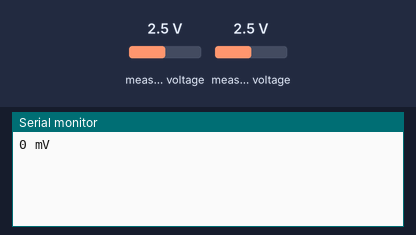
A program run on a simulated Arduino Uno, built with avr-gcc and run on an emulated ATmega328P. Parts: the last lines printed to the serial monitor. Wiring (inferred from the names in the program): ADS1015 converter at I2C address 0x48. Inputs (shaded band) come from the test bench; at power-on: measured voltage 2.5 V.

Above: at 1.2 s.
1.3 s: measured voltage (sensor 200) set to 0.1 V
At 2.1 s:
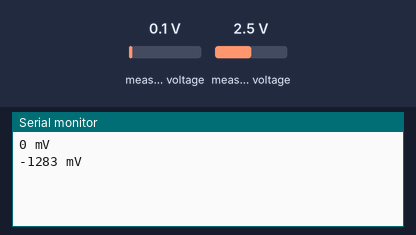
2.8 s: measured voltage (sensor 201) set to 0.1 V
At 2.8 s:
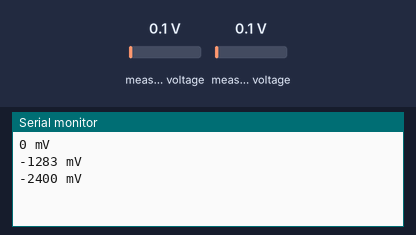
4.3 s: measured voltage (sensor 200) set to 1.2 V
At 5.1 s:
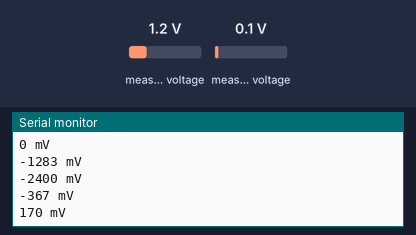
5.8 s: measured voltage (sensor 201) set to 1.2 V
At 6.8 s:
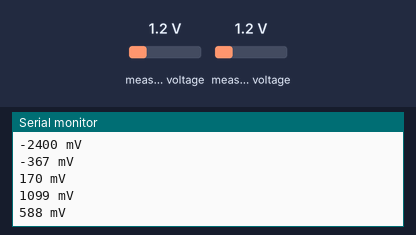
Timing chart, 0 to 8.3 s (numbered marks = the images above; inputs shaded):
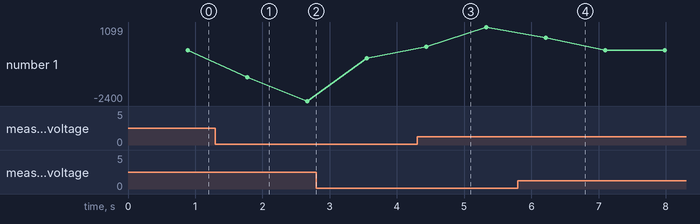

Measured:
- after the input at 1.3 s, the serial monitor: prints a new line after 0.48 s (image 1)
- after the input at 4.3 s, the serial monitor: prints a new line after 0.14 s (image 3)
- after the input at 5.8 s, the serial monitor: prints a new line after 0.41 s (image 4)
- plotted number 1: 0 → -2400 after the input at 1.3 s, -2400 → -367 after the input at 2.8 s, -367 → 1099 after the input at 4.3 s, 1099 → 0 after the input at 5.8 s

The program:

main.cpp
```cpp
#include <Arduino.h>

#include "AmpReader.h"
#include "ADC_ADS1015.h"

ADC_ADS1015 adc;


void setup() {
  // put your setup code here, to run once:
  adc.startContinuous(MUXA0A1, PGA05, DR1600);

  Serial.begin(115200);
}

void loop() {
  // put your main code here, to run repeatedly:
  long sum = 0;
  int count = 1000;
  for(int i = 0; i < count; ++i) {
    sum += adc.readVolts()*1000;
    delayMicroseconds(500);
  }

  Serial.print((int) (1.0*sum/count) );
  Serial.println(" mV");
}
```

ADC_ADS1015.h
```cpp
// ADC_ADS1015.h

#ifndef _ADC_ADS1015_h
#define _ADC_ADS1015_h

#if defined(ARDUINO) && ARDUINO >= 100
#include "arduino.h"
#else
#include "WProgram.h"
#endif


#define MAXALLOWEDREADING 1800    //at which value should we increase the pga

#define MINALLOWEDREADING ( MAXALLOWEDREADING / 2 )     //at which value should we decrease the pga

#define TIMETORESET   2000        //the time offset to decrease the PGA


//config constants, refer to datasheet

#define I2CADDR  0x48

#define CONVERSIONREGISTER  0x00
#define CONFIGREG  0x01
#define LOTHRESHREGISTER  0x02
#define HITHRESHREGISTER  0x03

#define STATUSNOEFFECT  0x00
#define STATUSSTARTSINGLECONV  0x8000

#define MUXA0A1  0x00
#define MUXA0A3  0x1000
#define MUXA1A3  0x2000
#define MUXA2A3  0x3000
#define MUXA0  0x4000
#define MUXA1  0x5000
#define MUXA2  0x6000
#define MUXA3  0x7000

#define  PGA6  0x00
#define PGA4  0x200
#define PGA2  0x400
#define PGA1  0x600
#define PGA05  0x800
#define PGA02  0xA00

#define MODECONTINUOUS  0x00
#define MODESINGLESHOT  0x100

#define DR128  0x00
#define DR250  0x20
#define DR490  0x40
#define DR920  0x60
#define DR1600  0x80
#define DR2400  0xA0
#define DR3300  0xC0

#define COMPMODETRADITIONAL  0x00
#define COMPMODEWINDOW  0x10

#define COMPPOLACTLOW  0x00
#define COMPPOLACTHIGH  0x8

#define COMPLATNON  0x00
#define COMPLATYES  0x4

#define COMPQUEUEAFTERONE  0x00
#define COMPQUEUEAFTERTWO  0x01
#define COMPQUEUEAFTERFOUR  0x10
#define COMPQUEUEDISABLEHIZ  0x11


class ADC_ADS1015
{

private:
	void decreasePGA();
	void increasePGA();
	int lastMax;
	unsigned long resetTime;
	uint16_t pgaConfig = PGA02;

public:

	ADC_ADS1015();
	~ADC_ADS1015();

	double voltPerBit;    //used to calculate the measured voltage

	void startContinuous(uint16_t mux, uint16_t pga, uint16_t dataRate);    //starts the adc in continuous mode

	int readValue();      //returns the reading in bytes

	double readVolts();     //returns the reading in volts
};


#endif
```

AmpReader.h
```cpp
// AmpReader.h

#ifndef _AMPREADER_h
#define _AMPREADER_h

#if defined(ARDUINO) && ARDUINO >= 100
#include "arduino.h"
#else
#include "WProgram.h"
#endif

#include "ADC_ADS1015.h"


#define VOLTPERAMP  0.13830963

#define ZEROAMPOFFSET (-0.005571471)      //the average value of readings in volts


class AmpReader
{

public:

	double averageOfReadings = 0.0;

	ADC_ADS1015 adc;
	double readAmp();

	void init();
};

#endif
```

ADC_ADS1015.cpp
```cpp
//
//
//

#include "ADC_ADS1015.h"
#include <Wire.h>


static void writeRegister(uint8_t i2cAddress, uint8_t reg, uint16_t value) {

	Wire.beginTransmission(i2cAddress);   //start communication with the ADC

	Wire.write((uint8_t)reg);       //the register to which we will write
	Wire.write((uint8_t)(value >> 8));    //the first 8 bits
	Wire.write((uint8_t)(value & 0xFF));  //the second 8 bits

	Wire.endTransmission();       //end the communication
}


static uint16_t readRegister(uint8_t i2cAddress, uint8_t reg) {
	Wire.beginTransmission(i2cAddress);         //starts transmitting

	Wire.write(reg);                  //the register we want to read
	Wire.endTransmission();
	Wire.requestFrom(i2cAddress, (uint8_t)2);     //we want to read 2 8bit values

	return ((Wire.read() << 8) | Wire.read());      //combine the two 8bit values into 16bit
}


//this is used to read the conversion register faster
//make sure the last register written to/requested from was the conversion register, 0x00
static uint16_t readLastRegister(uint8_t i2cAddress) {
	Wire.requestFrom(i2cAddress, (uint8_t)2);     //we want to read 2 8bit values

	return ((Wire.read() << 8) | Wire.read());      //combine the two 8bit values into 16bit
}


void ADC_ADS1015::startContinuous(uint16_t mux, uint16_t pga, uint16_t dr)    //sets up the adc to continuous mode
{
	uint16_t config =       //refer to datasheet
		STATUSNOEFFECT
		| mux
		| pga
		| MODECONTINUOUS
		| dr
		| COMPMODETRADITIONAL
		| COMPPOLACTHIGH
		| COMPLATNON
		| COMPQUEUEAFTERTWO;

	pgaConfig = pga;
	switch (pga)                //set the voltPerBit according to pga configuration
	{                           //voltperbit is used to calculate voltage
	case PGA6: this->voltPerBit = 0.003;
		break;
	case PGA4: this->voltPerBit = 0.002;
		break;
	case PGA2: this->voltPerBit = 0.001;
		break;
	case PGA1: this->voltPerBit = 0.0005;
		break;
	case PGA05: this->voltPerBit = 0.00025;
		break;
	case PGA02: this->voltPerBit = 0.000125;
		break;
	default:
		voltPerBit = 0.001;
	}

	writeRegister(I2CADDR, CONFIGREG, config);        //set the config register

	////set up the alert pin
	//writeRegister(I2CADDR, HITHRESHREGISTER, 0xFFFF);   //hi-thresh to 1

	//writeRegister(I2CADDR, LOTHRESHREGISTER, 0x0000);     //lo thresh to 0

	writeRegister(I2CADDR, CONVERSIONREGISTER, 0);        //set up the fast reading using readLastRegister()
}

int ADC_ADS1015::readValue()          //returns bytes
{
	uint16_t res = readLastRegister(I2CADDR) >> 4;    //ignore the last 4 bits

	if (res > 0x07FF)
	{
		// negative number - extend the sign to 16th bit
		res |= 0xF000;
	}


	int val = (int)res;

	if (abs(val) > lastMax)       //if lastMax is low PGA will be lowered
		lastMax = abs(val);

	if (abs(val) > MAXALLOWEDREADING) {    //if the new value is too high, increase PGA gain
		increasePGA();
		lastMax = 0;
		resetTime = millis();
	}


	if (millis() - resetTime > TIMETORESET) {       //check if in the last period was any high reading
		if (lastMax < MINALLOWEDREADING) {          //if there were no huge values decrease PGA
			decreasePGA();
		}

		resetTime = millis();
		lastMax = 0;
	}

	return val;

}

//returns volts
double ADC_ADS1015::readVolts()
{
	double val = readValue() * voltPerBit;
	return val;
}


//used to increase the PGA range in the adc
//when the read value is above a certain limit: MAXALLOWEDREADING
void ADC_ADS1015::increasePGA()
{
	//set the pgaConfig to the next level
	switch (pgaConfig) {
	case PGA02: pgaConfig = PGA05;
		break;
	case PGA05: pgaConfig = PGA1;
		break;
	case PGA1: pgaConfig = PGA2;
		break;
	case PGA2: pgaConfig = PGA4;
		break;
	case PGA4: pgaConfig = PGA6;
		break;
	case PGA6: return;
	default: return;

	}

	startContinuous(MUXA0A1, pgaConfig, DR1600);  //reset the adc
}

//same as above, in the other way
//the threshold is determined by MINALLOWEDREADING
void ADC_ADS1015::decreasePGA()
{

	switch (pgaConfig) {
	case PGA02: return;
	case PGA05: pgaConfig = PGA02;
		break;
	case PGA1: pgaConfig = PGA05;
		break;
	case PGA2: pgaConfig = PGA1;
		break;
	case PGA4: pgaConfig = PGA2;
		break;
	case PGA6: pgaConfig = PGA4;
		break;
	default: return;

	}

	startContinuous(MUXA0A1, pgaConfig, DR1600);
}


ADC_ADS1015::ADC_ADS1015()
{
	Wire.begin();   //initiate Wire library
}


ADC_ADS1015::~ADC_ADS1015()
{
}
```

AmpReader.cpp
```cpp
//
//
//

#include "AmpReader.h"


double AmpReader::readAmp()
{
	//substract the zero amp offset from the read value, and convert to amps
	double val = adc.readVolts() / VOLTPERAMP  - averageOfReadings;

	return val;
}

void AmpReader::init()
{
	adc.startContinuous(MUXA0A1, PGA05, DR1600);      //set up ADC
}
```
